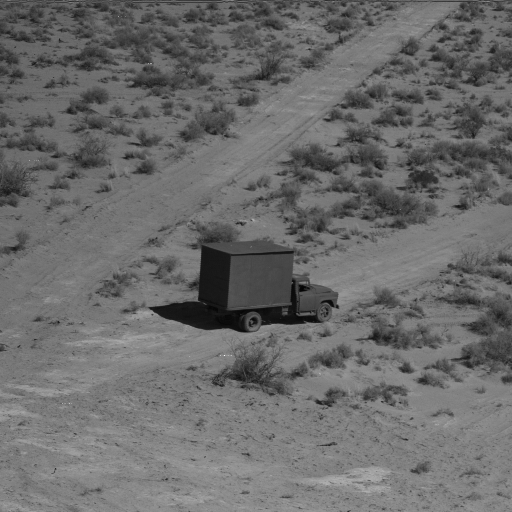
%> input picture Semana 6/car.tiff, 512 x 512 px
$ octave --eval "fourier('car.tiff');"   (GNU Octave 9; MATLAB toolbox functions it lacks are replaced by stand-ins)
%> lines starting %> are read from the running program, lines starting %| are printed output that depends on the picture
function fourier(arquivo)
%> called with arquivo = 'car.tiff'
  img = imread(arquivo);
%> img is the input picture: size 512x512 uint8; min 3, max 250, mean 107.1
  transformada = fft2(img);

  trans_abs = abs(transformada);
  trans_log = log(trans_abs);
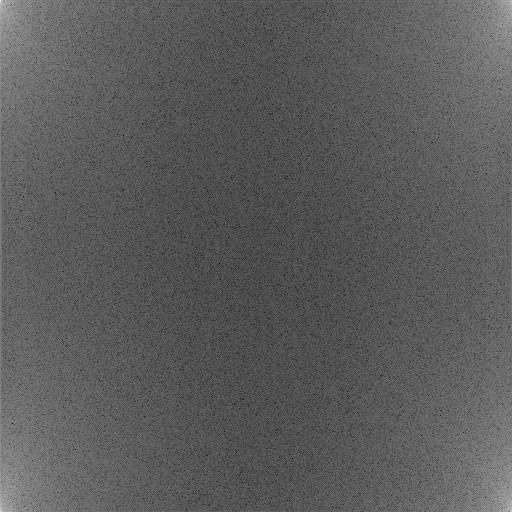
%> trans_log: size 512x512 double; min 2.48, max 17.15, mean 7.78; drawn with min black and max white
  trans_shift = log(abs(fftshift(transformada)));
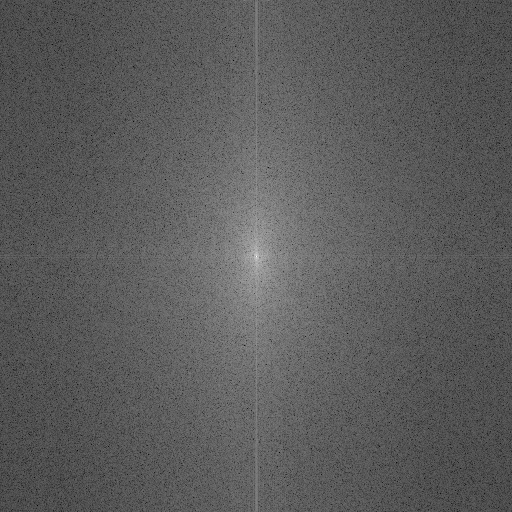
%> trans_shift: size 512x512 double; min 2.48, max 17.15, mean 7.78; mean of the top-left, top-right, bottom-left and bottom-right quarters 7.74, 7.8, 7.79, 7.76; drawn with min black and max white

  figure;

  subplot(1, 3, 1);
  imshow(trans_abs, []);
  title('Módulo');

  subplot(1, 3, 2);
  imshow(trans_log, []);
  title('Módulo Log()');

  subplot(1, 3, 3);
  imshow(trans_shift, []);
  title('Módulo Log() Centralizado');

  [~, nome_base, ~] = fileparts(arquivo);
  output_name = sprintf('fourier_%s.png', nome_base);

  imwrite(mat2gray(trans_shift), output_name);
end
